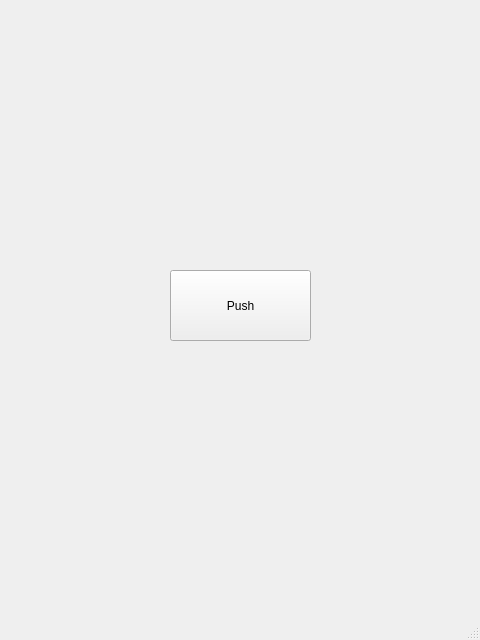
<?xml version="1.0" encoding="UTF-8"?>
<ui version="4.0">
 <class>MainWindow</class>
 <widget class="QMainWindow" name="MainWindow">
  <property name="geometry">
   <rect>
    <x>0</x>
    <y>0</y>
    <width>480</width>
    <height>640</height>
   </rect>
  </property>
  <property name="windowTitle">
   <string>MainWindow</string>
  </property>
  <widget class="QWidget" name="centralwidget">
   <widget class="QPushButton" name="pushButton">
    <property name="geometry">
     <rect>
      <x>170</x>
      <y>270</y>
      <width>141</width>
      <height>71</height>
     </rect>
    </property>
    <property name="text">
     <string>Push</string>
    </property>
   </widget>
  </widget>
  <widget class="QMenuBar" name="menubar">
   <property name="geometry">
    <rect>
     <x>0</x>
     <y>0</y>
     <width>480</width>
     <height>18</height>
    </rect>
   </property>
  </widget>
  <widget class="QStatusBar" name="statusbar"/>
 </widget>
 <resources/>
 <connections/>
</ui>
